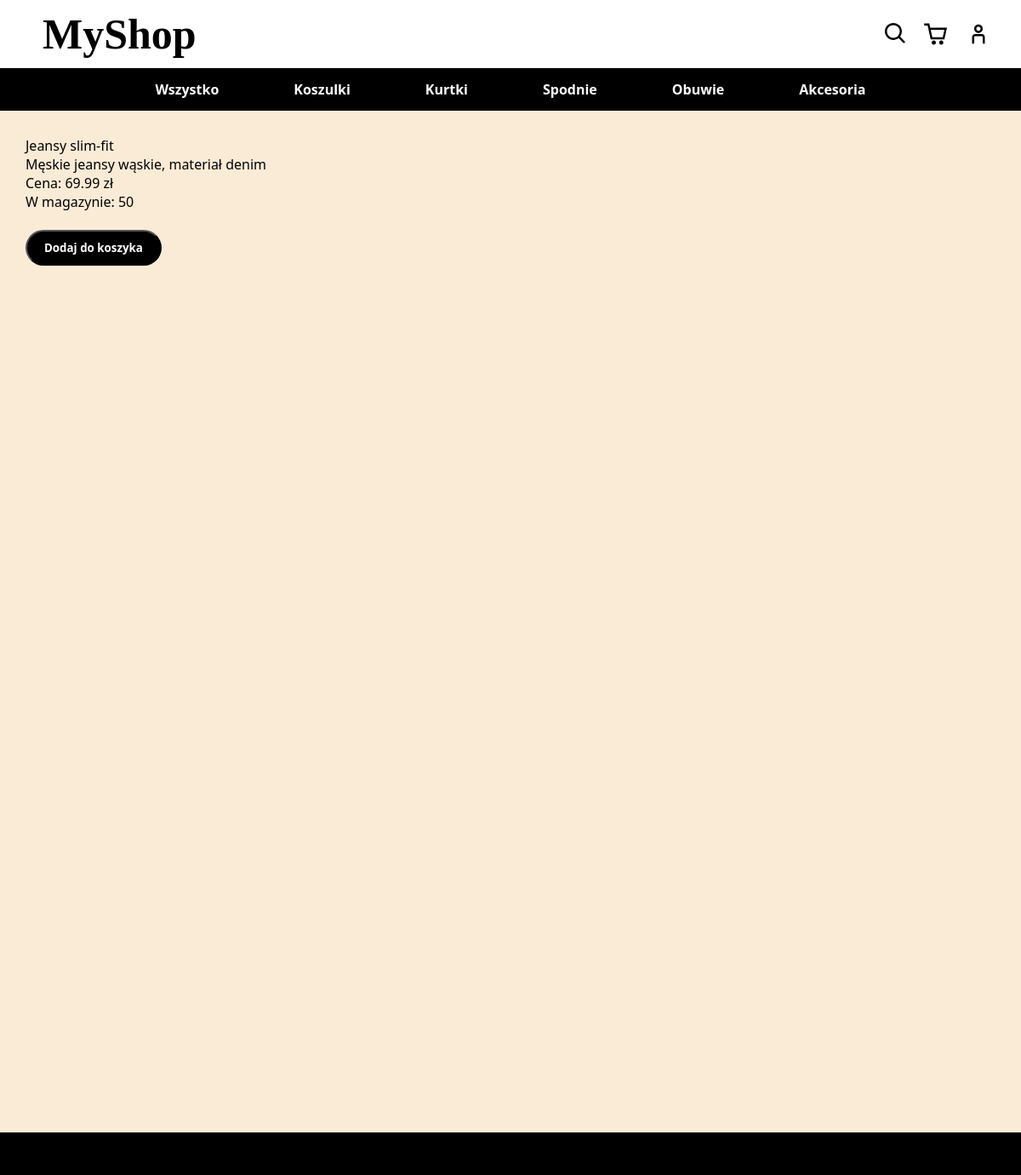
Page /details.php?id=1 on the committed database.
### tables this page shows
CREATE TABLE products (
    id INT AUTO_INCREMENT PRIMARY KEY,
    name VARCHAR(100) NOT NULL,
    description TEXT,
    price DECIMAL(10,2) NOT NULL,
    category ENUM('spodnie', 'obuwie', 'koszulki', 'akcesoria', 'kurtki') NOT NULL,
    quantity INT NOT NULL
);

### models/product.php (called while the page is built)
<?php
class Product
{
    private $id, $name, $description, $price, $category, $quantity;
    public function __construct($id, $name, $description, $price, $category, $quantity)
    {
        $this->id = $id;
        $this->name = $name;
        $this->description = $description;
        $this->price = $price;
        $this->category = $category;
        $this->quantity = $quantity;
    }
    public function getId()
    {
        return $this->id;
    }
    public function getName()
    {
        return $this->name;
    }
    public function getDescription()
    {
        return $this->description;
    }
    public function getPrice()
    {
        return $this->price;
    }
    public function getCategory()
    {
        return $this->category;
    }
    public function getQuantity()
    {
        return $this->quantity;
    }
}

### details.php (the view, shortened to what this page needs)
<?php
include ("includes/connection.php");
include ("models/product.php");
if (isset($_GET['id'])) {
    $id = $_GET['id'];
    $query = "SELECT * FROM products WHERE id = '$id'";
} else {
}
$result = mysqli_query($conn, $query);
$row = mysqli_fetch_object($result);
$product = new Product($row->id, $row->name, $row->description, $row->price, $row->category, $row->quantity);
?>
<html lang="en">
<head>
    <link rel="stylesheet" href="style.css">
</head>
<body>
    <div class="shop-content">
        <?php
        echo "<p>" . $product->getName() . "</p>";
        echo "<p>" . $product->getDescription() . "</p>";
        echo "<p>Cena: " . $product->getPrice() . " zł</p>";
        echo "<p>W magazynie: " . $product->getQuantity() . "</p>";
        ?>
        <br>
        <?php
        echo "<a href='add_product.php" .
            "?id=" . $product->getId() .
            "&name=" . $product->getName() .
            "&description=" . $product->getDescription() .
            "&price=" . $product->getPrice() .
            "&category=" . $product->getCategory() .
            "&quantity=" . $product->getQuantity() .
            "&details=true" .
            "'>" ?>
        <button class='add'>
            <p>Dodaj do koszyka</p>
        </button>
        </a>
    </div>
</body>
</html>

### style.css (style rules this page uses)
* { padding: 0; box-sizing: border-box; margin: 0; font-family: 'Segoe UI', Tahoma, Geneva, Verdana, sans-serif; }
h1 { font-size: 50px; font-weight: bolder; font-family: 'Brush Script MT', cursive; color: black; margin-left: 50px; }
a { text-decoration: none; width: fit-content; color: inherit; }
.header { height: 80px; width: 100%; display: flex; align-items: center; justify-content: space-between; position: sticky; top: 0; background-color: white; }
.options { width: 200px; height: 50px; display: flex; align-items: center; justify-content: center; gap: 20px }
.nav { height: 50px; background-color: black; display: flex; align-items: center; justify-content: center; position: sticky; top: 80px; gap: 4vw; }
.nav-item { color: white; font-weight: bold; user-select: none; border-radius: 20px; padding: 5px 20px; text-decoration: none; }
.shop-content { background-color: antiquewhite; min-height: 1200px; padding: 30px; }
.footer { background-color: black; height: 50px; }
.icon { width: 30px; }
button { border-radius: 30px; background-color: black; color: white; font-weight: bold; cursor: pointer; padding: 10px 20px; }

### rows in the picture
products: name "Jeansy slim-fit", description "Męskie jeansy wąskie, materiał denim", price "69.99", quantity "50"
